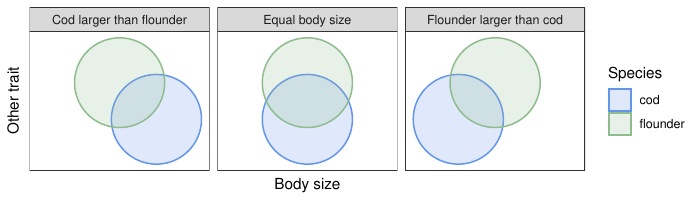

Here is the R script that generated this plot:
library(tidyverse)
library(mvtnorm)


# Create data frame with points on the perimeter of an ellipse
# Input:
# - m: Two-component vector, with the means in the x- and y-direction
# - P: Covariance matrix
# - p: What fraction of the distribution to show (0 < p < 1)
# - res: Resolution - i.e., how many points should the ellipse will consist of
# Output:
# - A tibble with two columns (x and y) and res rows; each row
#   contains the coordinates of one point of the ellipse
ellipseframe <- function(m = rep(0, 2), P = diag(2), p = 0.95, res = 101) {
  s <- -2*log(1 - p)
  eP <- eigen(P*s)
  sqrtP <- eP$vectors %*% diag(sqrt(eP$values)) %*% t(eP$vectors)
  phi <- seq(0, 2*pi, l = res)
  ellipse <- tibble(x = cos(phi), y = sin(phi))
  for (i in 1:nrow(ellipse)) ellipse[i,] <- as.list(sqrtP %*% unlist(ellipse[i,]))
  mutate(ellipse, x = x + m[1], y = y + m[2])
}


tibble(codMean = list(c(2, -1), c(0, -1), c(-2, -1)),
       flounderMean = list(c(0, 1), c(0, 1), c(0, 1))) |>
  mutate(codBody = map_dbl(codMean, \(x) x[1])) |>
  mutate(cod = map(codMean, \(m) ellipseframe(m))) |>
  mutate(flounder = map(flounderMean, \(m) ellipseframe(m))) |>
  select(!ends_with("Mean")) |>
  pivot_longer(cod | flounder, names_to = "species", values_to = "value") |>
  unnest(value) |>
  mutate(codBody = case_when(
    codBody == max(codBody) ~ "Cod larger than flounder",
    codBody == min(codBody) ~ "Flounder larger than cod",
    .default = "Equal body size"
  )) |>
  ggplot(aes(x = x, y = y, color = species, fill = species)) +
  geom_polygon(alpha = 0.2) +
  labs(x = "Body size", y = "Other trait") +
  scale_color_manual(name = "Species", values = c("cornflowerblue", "darkseagreen")) +
  scale_fill_manual(name = "Species", values = c("cornflowerblue", "darkseagreen")) +
  facet_grid(. ~ codBody) +
  theme_bw() +
  theme(panel.grid = element_blank(),
        axis.ticks = element_blank(), axis.text = element_blank())
#ggsave("fig-SI-overlap.pdf", width = 7, height = 2)
